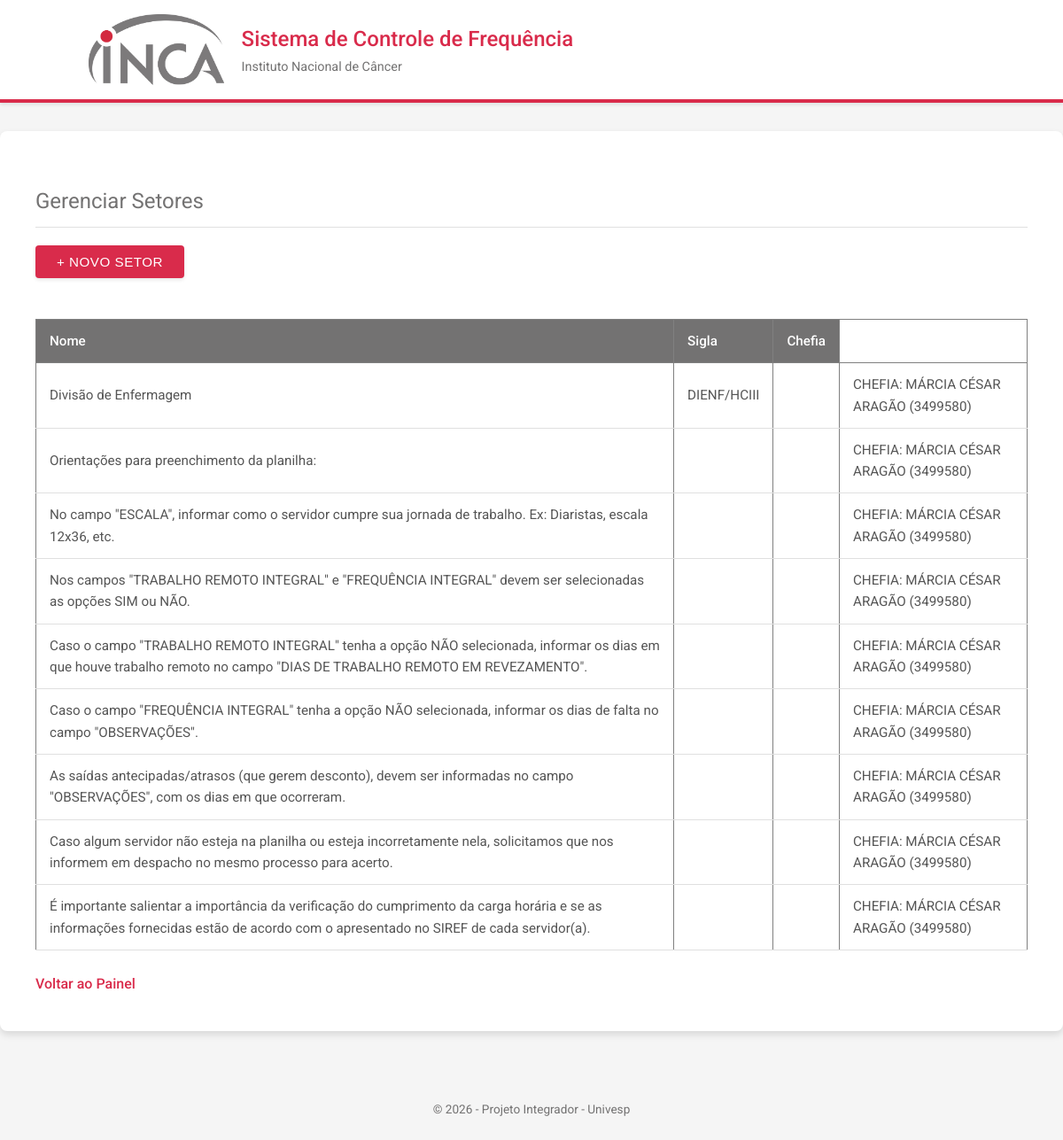
/setores (signed in), run on the app's committed database.
### app.py (models this page shows)
class Setor(db.Model):
    id = db.Column(db.Integer, primary_key=True)
    nome = db.Column(db.String(100), nullable=False)
    sigla = db.Column(db.String(50))
    chefia_nome = db.Column(db.String(100))
    chefia_matricula = db.Column(db.String(50))
    funcionarios = db.relationship('Funcionario', backref='setor', lazy=True)

### app.py (the view)
@app.route('/setores')
@login_required
def listar_setores():
    if current_user.perfil != 'gestor': return redirect(url_for('dashboard'))
    lista = Setor.query.all()
    return render_template('lista_setores.html', setores=lista)

### app.py (called while the page is built)
@login_manager.user_loader
def load_user(user_id):
    return Usuario.query.get(int(user_id))

### templates/lista_setores.html (shortened to what this page needs)
{% extends "base.html" %}
{% block content %}
    <h2>Gerenciar Setores</h2>
    <a href="{{ url_for('novo_setor') }}"><button>+ Novo Setor</button></a>
    <br><br>
    <table border="1" style="width: 100%; border-collapse: collapse;">
        <thead>
            <tr style="background-color: #f2f2f2;">
                <th>Nome</th>
                <th>Sigla</th>
                <th>Chefia</th>
            </tr>
        </thead>
        <tbody>
            {% for setor in setores %}
            <tr>
                <td>{{ setor.nome }}</td>
                <td>{{ setor.sigla }}</td>
                <td>{{ setor.lotacao }}</td>
                <td>{{ setor.chefia_nome }} ({{ setor.chefia_matricula }})</td>
            </tr>
            {% endfor %}
        </tbody>
    </table>
    <br><a href="{{ url_for('dashboard') }}">Voltar ao Painel</a>
{% endblock %}

### templates/base.html (shortened to what this page needs)
<!DOCTYPE html>
<html lang="pt-br">
<head>
     <link rel="stylesheet" href="{{ url_for('static', filename='style.css')}}">
</head>
<body>
    <header>
        <div class="container header-content">
            <img src="{{ url_for('static', filename='logo_inca.jpg') }}" alt="Logo INCA" class="logo">
            <div class="header-titles">
                <h1>Sistema de Controle de Frequência</h1>
                <p>Instituto Nacional de Câncer</p>
            </div>
        </div>
    </header>
    <main>
         {% block content %}{% endblock %}
    </main>
    <footer>
        <p>&copy; 2026 - Projeto Integrador - Univesp</p>
    </footer>
</body>
</html>

### static/style.css (style rules this page uses)
:root { --primary-color: #D92B4B; --primary-hover: #b0233d; --secondary-color: #737272; --background-color: #f5f5f5; --card-bg: #ffffff; --text-color: #333333; --border-color: #e0e0e0; --shadow-sm: 0 2px 4px rgba(0,0,0,0.1); --shadow-md: 0 4px 8px rgba(0,0,0,0.12); }
body { font-family: 'Roboto', sans-serif; background-color: var(--background-color); color: var(--text-color); margin: 0; padding: 0; line-height: 1.6; }
.container { max-width: 1000px; margin: 0 auto; padding: 0 20px; }
header { background-color: var(--card-bg); border-bottom: 4px solid var(--primary-color); padding: 1rem 0; box-shadow: var(--shadow-sm); margin-bottom: 2rem; }
.header-content { display: flex; align-items: center; gap: 20px; }
.logo { height: 80px; width: auto; }
.header-titles h1 { margin: 0; font-size: 1.5rem; color: var(--primary-color); font-weight: 500; }
.header-titles p { margin: 0; color: var(--secondary-color); font-size: 0.9rem; font-weight: 400; }
main { background: var(--card-bg); padding: 2.5rem; border-radius: 8px; box-shadow: var(--shadow-md); min-height: 400px; }
h2 { color: var(--secondary-color); font-weight: 400; border-bottom: 1px solid var(--border-color); padding-bottom: 10px; margin-bottom: 20px; }
a { color: var(--primary-color); text-decoration: none; font-weight: 500; transition: color 0.2s; }
button { background-color: var(--primary-color); color: white; padding: 10px 24px; border: none; border-radius: 4px; font-size: 0.95rem; font-weight: 500; text-transform: uppercase; cursor: pointer; box-shadow: var(--shadow-sm); transition: background-color 0.2s, box-shadow 0.2s; letter-spacing: 0.5px; }
table { width: 100%; border-collapse: collapse; margin-top: 20px; font-size: 0.95rem; }
th { background-color: var(--secondary-color); color: white; padding: 12px 15px; text-align: left; font-weight: 500; }
td { padding: 12px 15px; border-bottom: 1px solid var(--border-color); color: #555; }
footer { text-align: center; padding: 2rem; color: var(--secondary-color); font-size: 0.85rem; margin-top: 2rem; }

### data on the page
Setor: nome "Divisão de Enfermagem", sigla "DIENF/HCIII", chefia_nome "CHEFIA: MÁRCIA CÉSAR ARAGÃO", chefia_matricula "3499580"
Setor: nome "Orientações para preenchimento da planilha:", chefia_nome "CHEFIA: MÁRCIA CÉSAR ARAGÃO", chefia_matricula "3499580"
Setor: nome "No campo \"ESCALA\", informar como o servidor cumpre sua jornada de trabalho. Ex: Diaristas, escala 12x36, etc.", chefia_nome "CHEFIA: MÁRCIA CÉSAR ARAGÃO", chefia_matricula "3499580"
Setor: nome "Nos campos \"TRABALHO REMOTO INTEGRAL\" e \"FREQUÊNCIA INTEGRAL\" devem ser selecionadas as opções SIM ou NÃO.", chefia_nome "CHEFIA: MÁRCIA CÉSAR ARAGÃO", chefia_matricula "3499580"
Setor: nome "Caso o campo \"TRABALHO REMOTO INTEGRAL\" tenha a opção NÃO selecionada, informar os dias em que houve trabalho remoto no campo \"DIAS DE TRABALHO REMOTO EM REVEZAMENTO\".", chefia_nome "CHEFIA: MÁRCIA CÉSAR ARAGÃO", chefia_matricula "3499580"
Setor: nome "Caso o campo \"FREQUÊNCIA INTEGRAL\" tenha a opção NÃO selecionada, informar os dias de falta no campo \"OBSERVAÇÕES\".", chefia_nome "CHEFIA: MÁRCIA CÉSAR ARAGÃO", chefia_matricula "3499580"
Setor: nome "As saídas antecipadas/atrasos (que gerem desconto), devem ser informadas no campo \"OBSERVAÇÕES\", com os dias em que ocorreram.", chefia_nome "CHEFIA: MÁRCIA CÉSAR ARAGÃO", chefia_matricula "3499580"
Setor: nome "Caso algum servidor não esteja na planilha ou esteja incorretamente nela, solicitamos que nos informem em despacho no mesmo processo para acerto.", chefia_nome "CHEFIA: MÁRCIA CÉSAR ARAGÃO", chefia_matricula "3499580"
Setor: nome "É importante salientar a importância da verificação do cumprimento da carga horária e se as informações fornecidas estão de acordo com o apresentado no SIREF de cada servidor(a).", chefia_nome "CHEFIA: MÁRCIA CÉSAR ARAGÃO", chefia_matricula "3499580"
